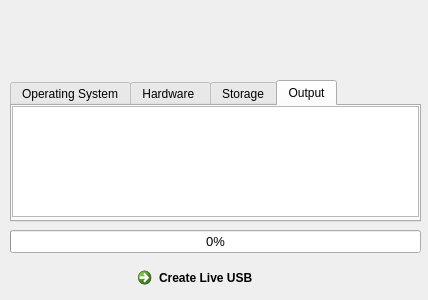
<?xml version="1.0" encoding="UTF-8"?>
<ui version="4.0">
 <class>Dialog</class>
 <widget class="QDialog" name="Dialog">
  <property name="geometry">
   <rect>
    <x>0</x>
    <y>0</y>
    <width>428</width>
    <height>300</height>
   </rect>
  </property>
  <property name="sizePolicy">
   <sizepolicy hsizetype="Fixed" vsizetype="Fixed">
    <horstretch>0</horstretch>
    <verstretch>0</verstretch>
   </sizepolicy>
  </property>
  <property name="windowTitle">
   <string>Ekaaty LiveUSB Creator</string>
  </property>
  <widget class="QProgressBar" name="progressBar">
   <property name="geometry">
    <rect>
     <x>10</x>
     <y>230</y>
     <width>411</width>
     <height>23</height>
    </rect>
   </property>
   <property name="font">
    <font>
     <pointsize>10</pointsize>
    </font>
   </property>
   <property name="whatsThis">
    <string>This is the progress bar that will indicate how far along in the LiveUSB creation process you are</string>
   </property>
   <property name="value">
    <number>0</number>
   </property>
   <property name="alignment">
    <set>Qt::AlignCenter</set>
   </property>
   <property name="textVisible">
    <bool>true</bool>
   </property>
  </widget>
  <widget class="QLabel" name="label">
   <property name="geometry">
    <rect>
     <x>0</x>
     <y>0</y>
     <width>430</width>
     <height>71</height>
    </rect>
   </property>
   <property name="text">
    <string/>
   </property>
   <property name="pixmap">
    <pixmap resource="resources.qrc">:/liveusb-header.png</pixmap>
   </property>
  </widget>
  <widget class="QTabWidget" name="tabWidget">
   <property name="geometry">
    <rect>
     <x>10</x>
     <y>80</y>
     <width>411</width>
     <height>142</height>
    </rect>
   </property>
   <property name="font">
    <font>
     <pointsize>9</pointsize>
    </font>
   </property>
   <property name="currentIndex">
    <number>3</number>
   </property>
   <widget class="QWidget" name="tab">
    <attribute name="title">
     <string>Operating System</string>
    </attribute>
    <widget class="QGroupBox" name="groupBox">
     <property name="geometry">
      <rect>
       <x>10</x>
       <y>10</y>
       <width>161</width>
       <height>71</height>
      </rect>
     </property>
     <property name="font">
      <font>
       <pointsize>8</pointsize>
      </font>
     </property>
     <property name="whatsThis">
      <string>This button allows you to browse for an existing Live CD ISO that you have previously downloaded.  If you do not select one, a release will be downloaded for you automatically.</string>
     </property>
     <property name="title">
      <string>Use existing Live CD</string>
     </property>
     <widget class="QPushButton" name="isoBttn">
      <property name="geometry">
       <rect>
        <x>11</x>
        <y>30</y>
        <width>141</width>
        <height>25</height>
       </rect>
      </property>
      <property name="text">
       <string>Browse</string>
      </property>
      <property name="shortcut">
       <string>Alt+B</string>
      </property>
     </widget>
    </widget>
    <widget class="QLabel" name="label_2">
     <property name="geometry">
      <rect>
       <x>180</x>
       <y>40</y>
       <width>21</width>
       <height>24</height>
      </rect>
     </property>
     <property name="font">
      <font>
       <family>Verdana</family>
       <pointsize>9</pointsize>
       <weight>75</weight>
       <bold>true</bold>
       <kerning>false</kerning>
      </font>
     </property>
     <property name="layoutDirection">
      <enum>Qt::RightToLeft</enum>
     </property>
     <property name="text">
      <string>or</string>
     </property>
    </widget>
    <widget class="QGroupBox" name="downloadGroup">
     <property name="geometry">
      <rect>
       <x>210</x>
       <y>10</y>
       <width>191</width>
       <height>71</height>
      </rect>
     </property>
     <property name="font">
      <font>
       <pointsize>8</pointsize>
      </font>
     </property>
     <property name="whatsThis">
      <string>If you do not select an existing Live CD, the selected release will be downloaded for you.</string>
     </property>
     <property name="title">
      <string>Download</string>
     </property>
     <widget class="QComboBox" name="downloadCombo">
      <property name="geometry">
       <rect>
        <x>8</x>
        <y>30</y>
        <width>171</width>
        <height>25</height>
       </rect>
      </property>
     </widget>
    </widget>
    <widget class="QCheckBox" name="verifyImage">
     <property name="geometry">
      <rect>
       <x>20</x>
       <y>80</y>
       <width>101</width>
       <height>31</height>
      </rect>
     </property>
     <property name="font">
      <font>
       <pointsize>8</pointsize>
      </font>
     </property>
     <property name="text">
      <string>Verify image</string>
     </property>
     <property name="checked">
      <bool>true</bool>
     </property>
    </widget>
   </widget>
   <widget class="QWidget" name="tab_2">
    <attribute name="title">
     <string>Hardware </string>
    </attribute>
    <widget class="QGroupBox" name="groupBox_4">
     <property name="geometry">
      <rect>
       <x>210</x>
       <y>10</y>
       <width>191</width>
       <height>81</height>
      </rect>
     </property>
     <property name="font">
      <font>
       <pointsize>8</pointsize>
      </font>
     </property>
     <property name="title">
      <string>Additional Architectures</string>
     </property>
     <widget class="QCheckBox" name="olpcSupport">
      <property name="geometry">
       <rect>
        <x>20</x>
        <y>20</y>
        <width>201</width>
        <height>30</height>
       </rect>
      </property>
      <property name="font">
       <font>
        <pointsize>8</pointsize>
       </font>
      </property>
      <property name="text">
       <string>OLPC </string>
      </property>
     </widget>
     <widget class="QCheckBox" name="macSupport">
      <property name="geometry">
       <rect>
        <x>20</x>
        <y>50</y>
        <width>211</width>
        <height>30</height>
       </rect>
      </property>
      <property name="font">
       <font>
        <pointsize>8</pointsize>
       </font>
      </property>
      <property name="text">
       <string>Mac (Intel)</string>
      </property>
     </widget>
    </widget>
    <widget class="QGroupBox" name="groupBox_2">
     <property name="geometry">
      <rect>
       <x>10</x>
       <y>10</y>
       <width>191</width>
       <height>81</height>
      </rect>
     </property>
     <property name="font">
      <font>
       <pointsize>8</pointsize>
      </font>
     </property>
     <property name="whatsThis">
      <string>This is the USB stick that you want to install your Live CD on.  This device must be formatted with the FAT filesystem.</string>
     </property>
     <property name="title">
      <string>Target Device</string>
     </property>
     <widget class="QComboBox" name="driveBox">
      <property name="geometry">
       <rect>
        <x>10</x>
        <y>20</y>
        <width>171</width>
        <height>25</height>
       </rect>
      </property>
      <property name="editable">
       <bool>false</bool>
      </property>
      <property name="insertPolicy">
       <enum>QComboBox::InsertAtTop</enum>
      </property>
      <property name="duplicatesEnabled">
       <bool>false</bool>
      </property>
     </widget>
     <widget class="QCheckBox" name="formatDevice">
      <property name="geometry">
       <rect>
        <x>10</x>
        <y>50</y>
        <width>181</width>
        <height>21</height>
       </rect>
      </property>
      <property name="text">
       <string>Format Device</string>
      </property>
     </widget>
    </widget>
   </widget>
   <widget class="QWidget" name="widget">
    <attribute name="title">
     <string>Storage</string>
    </attribute>
    <widget class="QGroupBox" name="groupBox_3">
     <property name="geometry">
      <rect>
       <x>10</x>
       <y>10</y>
       <width>191</width>
       <height>81</height>
      </rect>
     </property>
     <property name="font">
      <font>
       <pointsize>8</pointsize>
      </font>
     </property>
     <property name="title">
      <string>Home Directory (0 MB)</string>
     </property>
     <widget class="QSlider" name="horizontalSlider">
      <property name="geometry">
       <rect>
        <x>10</x>
        <y>30</y>
        <width>111</width>
        <height>20</height>
       </rect>
      </property>
      <property name="orientation">
       <enum>Qt::Horizontal</enum>
      </property>
     </widget>
     <widget class="QCheckBox" name="encryptedHome">
      <property name="geometry">
       <rect>
        <x>10</x>
        <y>50</y>
        <width>181</width>
        <height>30</height>
       </rect>
      </property>
      <property name="font">
       <font>
        <pointsize>8</pointsize>
       </font>
      </property>
      <property name="text">
       <string>Encrypted</string>
      </property>
      <property name="checked">
       <bool>true</bool>
      </property>
     </widget>
     <widget class="QSpinBox" name="homeSpinBox">
      <property name="geometry">
       <rect>
        <x>130</x>
        <y>30</y>
        <width>51</width>
        <height>22</height>
       </rect>
      </property>
      <property name="maximum">
       <number>999999</number>
      </property>
     </widget>
    </widget>
    <widget class="QGroupBox" name="overlayTitle">
     <property name="geometry">
      <rect>
       <x>210</x>
       <y>10</y>
       <width>191</width>
       <height>81</height>
      </rect>
     </property>
     <property name="font">
      <font>
       <pointsize>8</pointsize>
      </font>
     </property>
     <property name="whatsThis">
      <string comment="comment!">By allocating extra space on your USB stick for a persistent overlay, you will be able to store data and make permanent modifications to your live operating system.  Without it, you will not be able to save data that will persist after a reboot.</string>
     </property>
     <property name="title">
      <string>Persistent Storage (0 MB)</string>
     </property>
     <widget class="QSlider" name="overlaySlider">
      <property name="geometry">
       <rect>
        <x>10</x>
        <y>30</y>
        <width>111</width>
        <height>21</height>
       </rect>
      </property>
      <property name="maximum">
       <number>2047</number>
      </property>
      <property name="orientation">
       <enum>Qt::Horizontal</enum>
      </property>
      <property name="tickPosition">
       <enum>QSlider::NoTicks</enum>
      </property>
     </widget>
     <widget class="QSpinBox" name="persistentSpinBox">
      <property name="geometry">
       <rect>
        <x>130</x>
        <y>30</y>
        <width>51</width>
        <height>22</height>
       </rect>
      </property>
      <property name="minimum">
       <number>0</number>
      </property>
      <property name="maximum">
       <number>999999</number>
      </property>
     </widget>
    </widget>
   </widget>
   <widget class="QWidget" name="tab_3">
    <property name="enabled">
     <bool>true</bool>
    </property>
    <attribute name="title">
     <string>Output</string>
    </attribute>
    <widget class="QTextEdit" name="textEdit">
     <property name="geometry">
      <rect>
       <x>0</x>
       <y>0</y>
       <width>407</width>
       <height>111</height>
      </rect>
     </property>
     <property name="sizePolicy">
      <sizepolicy hsizetype="Maximum" vsizetype="Maximum">
       <horstretch>0</horstretch>
       <verstretch>0</verstretch>
      </sizepolicy>
     </property>
     <property name="font">
      <font>
       <pointsize>8</pointsize>
      </font>
     </property>
     <property name="whatsThis">
      <string>This is the status console, where all messages get written to.</string>
     </property>
     <property name="readOnly">
      <bool>true</bool>
     </property>
     <property name="html">
      <string>&lt;!DOCTYPE HTML PUBLIC &quot;-//W3C//DTD HTML 4.0//EN&quot; &quot;http://www.w3.org/TR/REC-html40/strict.dtd&quot;&gt;
&lt;html&gt;&lt;head&gt;&lt;meta name=&quot;qrichtext&quot; content=&quot;1&quot; /&gt;&lt;style type=&quot;text/css&quot;&gt;
p, li { white-space: pre-wrap; }
&lt;/style&gt;&lt;/head&gt;&lt;body style=&quot; font-family:'Sans'; font-size:8pt; font-weight:400; font-style:normal;&quot;&gt;
&lt;p style=&quot;-qt-paragraph-type:empty; margin-top:0px; margin-bottom:0px; margin-left:0px; margin-right:0px; -qt-block-indent:0; text-indent:0px; font-weight:408;&quot;&gt;&lt;/p&gt;&lt;/body&gt;&lt;/html&gt;</string>
     </property>
    </widget>
   </widget>
  </widget>
  <widget class="QCommandLinkButton" name="startButton">
   <property name="geometry">
    <rect>
     <x>130</x>
     <y>260</y>
     <width>161</width>
     <height>37</height>
    </rect>
   </property>
   <property name="cursor">
    <cursorShape>PointingHandCursor</cursorShape>
   </property>
   <property name="toolTip">
    <string extracomment="Begin the Live USB creation process"/>
   </property>
   <property name="text">
    <string>Create Live USB</string>
   </property>
  </widget>
 </widget>
 <resources>
  <include location="resources.qrc"/>
 </resources>
 <connections/>
</ui>
